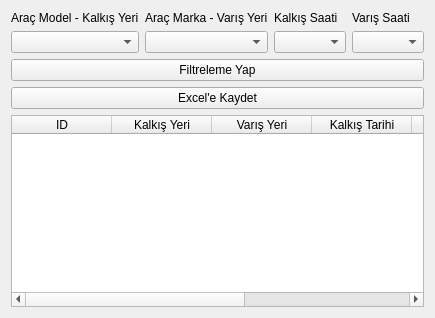
            <widget class="QWidget" name="tab_10">
             <attribute name="title">
              <string>Sefer Sorgulama</string>
             </attribute>
             <layout class="QGridLayout" name="gridLayout_24">
              <item row="0" column="0">
               <layout class="QGridLayout" name="gridLayout_23">
                <item row="1" column="1">
                 <widget class="QComboBox" name="comboboxVarisYeriFiltre"/>
                </item>
                <item row="0" column="1">
                 <widget class="QLabel" name="label_47">
                  <property name="text">
                   <string>Araç Marka - Varış Yeri</string>
                  </property>
                 </widget>
                </item>
                <item row="0" column="2">
                 <widget class="QLabel" name="label_49">
                  <property name="text">
                   <string>Kalkış Saati</string>
                  </property>
                 </widget>
                </item>
                <item row="1" column="3">
                 <widget class="QComboBox" name="comboboxVarisSaati"/>
                </item>
                <item row="0" column="3">
                 <widget class="QLabel" name="label_50">
                  <property name="text">
                   <string>Varış Saati</string>
                  </property>
                 </widget>
                </item>
                <item row="1" column="2">
                 <widget class="QComboBox" name="comboboxKalkisSaati"/>
                </item>
                <item row="1" column="0">
                 <widget class="QComboBox" name="comboboxKalkisYeriFiltre"/>
                </item>
                <item row="0" column="0">
                 <widget class="QLabel" name="label_51">
                  <property name="text">
                   <string>Araç Model - Kalkış Yeri</string>
                  </property>
                 </widget>
                </item>
               </layout>
              </item>
              <item row="1" column="0">
               <widget class="QPushButton" name="seferSorgulamafiltreButton">
                <property name="text">
                 <string>Filtreleme Yap</string>
                </property>
               </widget>
              </item>
              <item row="3" column="0">
               <widget class="QTableWidget" name="tableWidgetSeferler">
                <column>
                 <property name="text">
                  <string>ID</string>
                 </property>
                </column>
                <column>
                 <property name="text">
                  <string>Kalkış Yeri</string>
                 </property>
                </column>
                <column>
                 <property name="text">
                  <string>Varış Yeri</string>
                 </property>
                </column>
                <column>
                 <property name="text">
                  <string>Kalkış Tarihi</string>
                 </property>
                </column>
                <column>
                 <property name="text">
                  <string>Varış Tarihi</string>
                 </property>
                </column>
                <column>
                 <property name="text">
                  <string>Otobüs</string>
                 </property>
                </column>
                <column>
                 <property name="text">
                  <string>Sürücü</string>
                 </property>
                </column>
               </widget>
              </item>
              <item row="2" column="0">
               <widget class="QPushButton" name="excelSeferButton">
                <property name="text">
                 <string>Excel'e Kaydet</string>
                </property>
               </widget>
              </item>
             </layout>
            </widget>
